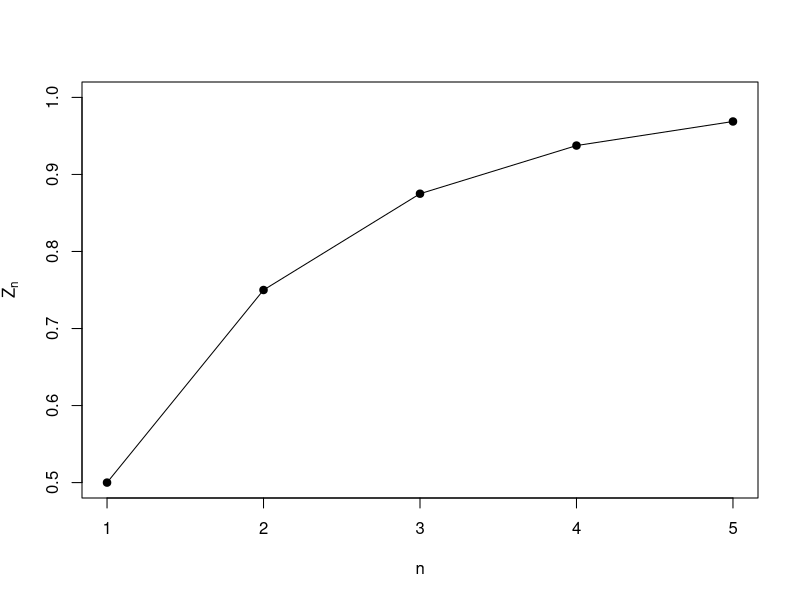
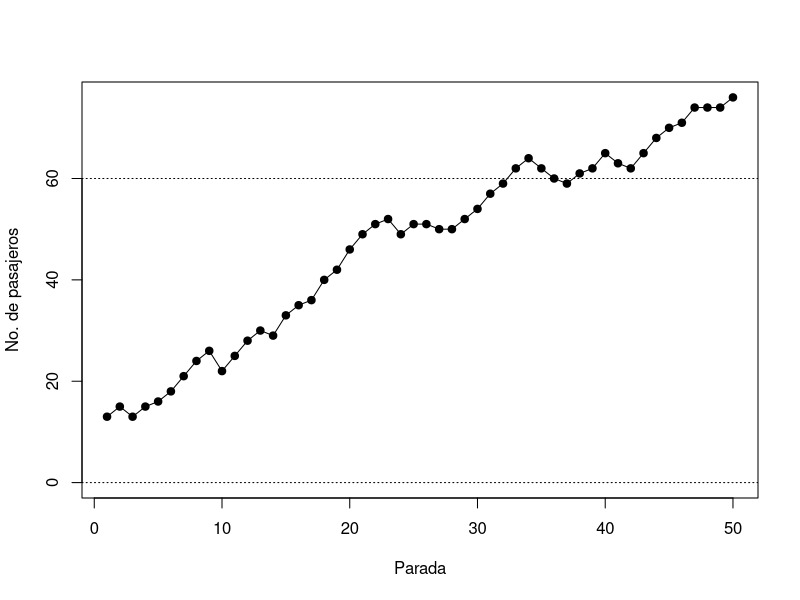
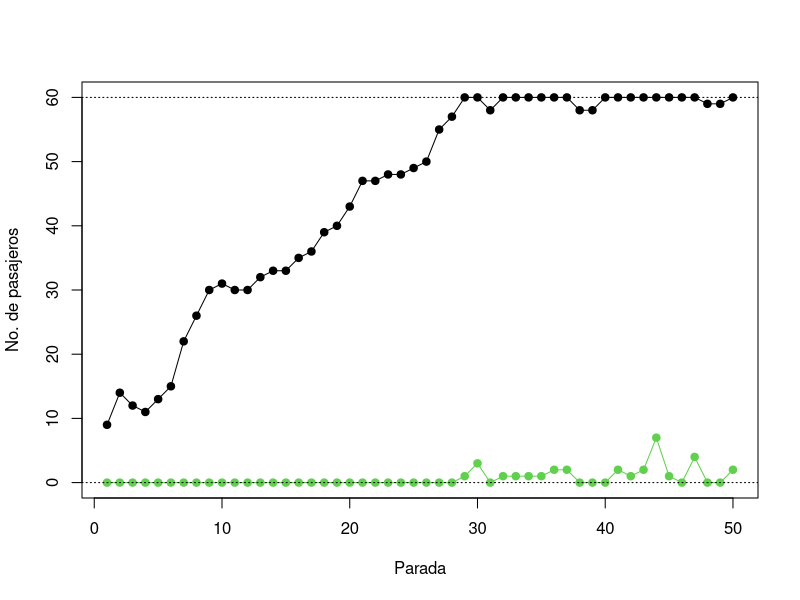
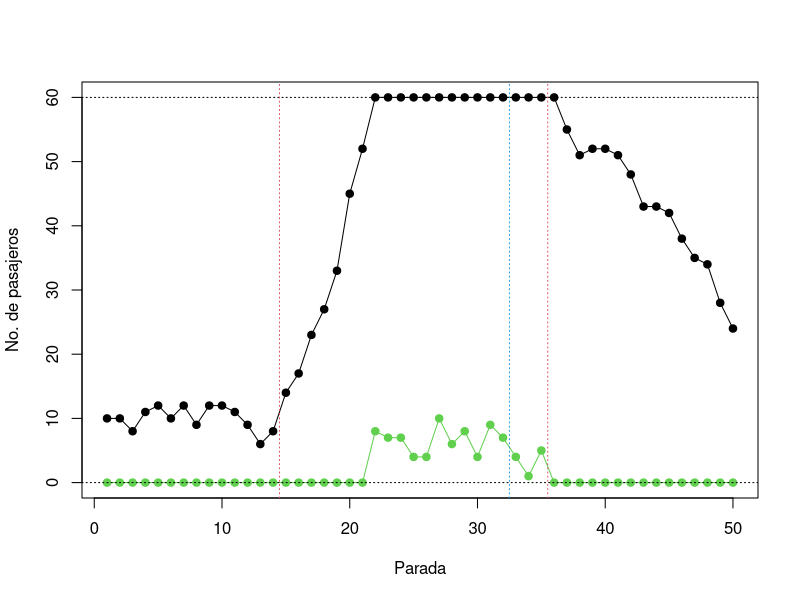
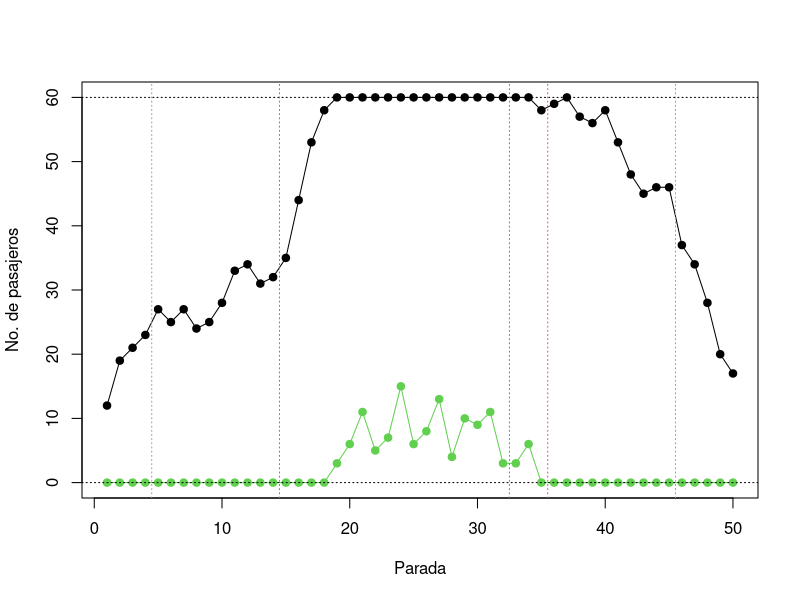

Write R code to recreate these figures, in order. (Note: this script raises an error after producing the figures.)
## ---- chunk 1
# Generación de la matriz datos:
datos <- matrix(rpois(rpois(1, 125) * 15, 43), ncol = 15)
## ---- chunk 2
datos <- datos[1:5, 1:5]
datos[sample(25, 1)] <- 46 # Alguno > 45 al menos
datos
## ---- chunk 3
f <- function(x, u) sum(x > u)
out <- apply(datos, 1, function(x, a) sum(x > a), a = 45)
## ---- chunk 4
out
## ---- chunk 5
n <- 1
Zn <- sum(1 / (2 ^ (1:n)))
epsilon <- 5e-2
while (abs(1 - Zn) >= epsilon) {
  n <- n + 1
  Zn <- sum(1 / (2 ^ (1:n)))
  cat("n =", n, "- Zn =", Zn, "\n")
}
## ---- chunk 6
n <- 1
Zn <- sum(1 / (2 ^ (1:n)))
epsilon <- 5e-2
Z <- numeric(1e3)
Z[n] <- Zn
while (abs(1 - Zn) >= epsilon) {
  n <- n + 1
  Zn <- sum(1 / (2 ^ (1:n)))
  cat("n =", n, "- Zn =", Zn, "\n")
  Z[n] <- Zn
}
n
1 - Zn 
Z <- Z[1:n]
plot(Z, xlab = "n", ylab = expression(Z[n]), type = "o", pch = 19, ylim = c(0.5, 1))
## ---- chunk 7
set.seed(0)
paradas <- 50
maximo  <- 60
pasajeros <- rpois(1, 10)
registro  <- numeric(paradas)
registro[1] <- pasajeros
for (i in 2:paradas) {
  # Bajan:
  pasajeros <- pasajeros - rpois(1, 2)
  
  # Suben:
  pasajeros <- pasajeros + rpois(1, 3)
  
  registro[i] <- pasajeros # Actualiza registro
}
plot(registro, type = "o", pch = 19, xlab='Parada', 
     ylab='No. de pasajeros', ylim = c(0, max(registro)))
abline(h = c(0, maximo), lty = 3)
## ---- chunk 8
set.seed(999)
paradas <- 50
maximo  <- 60
pasajeros <- rpois(1, 10)
registro  <- numeric(paradas)
nosuben   <- registro
registro[1] <- pasajeros
for (i in 2:paradas) {
  pasajeros <- pasajeros - rpois(1, 2)
  pasajeros <- pasajeros + rpois(1, 3)
  if (pasajeros > maximo) {
    nosuben[i] <- pasajeros - maximo
    pasajeros <- maximo
  }
  pasajeros <- ifelse(pasajeros < 0, 0, pasajeros)
  registro[i] <- pasajeros # Actualiza registro
}
plot(registro, type = "o", pch = 19, xlab='Parada', 
     ylab='No. de pasajeros', ylim = c(0, max(registro)))
points(nosuben, type = "o", pch = 19, col = 3)
abline(h = c(0, maximo), lty = 3)
## ---- chunk 9
set.seed(110)
paradas <- 50
maximo  <- 60
pasajeros <- rpois(1, 10)
registro  <- numeric(paradas)
nosuben   <- numeric(paradas)
registro[1] <- pasajeros
for (i in 2:paradas) {
  pasajeros <- pasajeros - ifelse(i < 33, rpois(1, 2), rpois(1, 5))
  pasajeros <- pasajeros + ifelse(15 > i || i > 35, rpois(1, 3), rpois(1, 8))
  if (pasajeros > maximo) {
    nosuben[i] <- pasajeros - maximo
    pasajeros <- maximo
  }
  if (pasajeros < 0) pasajeros <- 0
  registro[i] <- pasajeros
}
plot(registro, type = "o", pch = 19, xlab='Parada', ylab='No. de pasajeros', ylim = c(0, max(registro)))
points(nosuben, type = "o", pch = 19, col = 3)
abline(h = c(0, maximo), lty = 3)
abline(v = c(14.5, 35.5, 32.5), lty = 3, col = c(2, 2, 4))
## ---- chunk 10
set.seed(666)
paradas <- 50
maximo  <- 60
pasajeros <- rpois(1, 10)
registro  <- numeric(paradas)
nosuben   <- numeric(paradas)
registro[1] <- pasajeros
for (i in 2:paradas) {

  # Bajan:
  if (i > 5) {
    if (i < 33) {
      pasajeros <- pasajeros - rpois(1, 2)
    } else {
      pasajeros <- pasajeros - rpois(1, 5)
    }
  }

  # Suben:
  if (i < 46) {
    if (15 <= i && i <= 35) {
      pasajeros <- pasajeros + rpois(1, 8)
    } else {
      pasajeros <- pasajeros + rpois(1, 3)
    }
  }

  # Límites:
  if (pasajeros > maximo) {
    nosuben[i] <- pasajeros - maximo
    pasajeros <- maximo
  }
  if (pasajeros < 0)
    pasajeros <- 0
  registro[i] <- pasajeros
  cat('Parada', i, 'hay', pasajeros, 'pasajeros\n')
}
plot(registro, type = "o", pch = 19, xlab='Parada', ylab='No. de pasajeros', ylim = c(0, max(registro)))
points(nosuben, type = "o", pch = 19, col = 3)
abline(h = c(0, maximo), lty = 3)
abline(v = c(14.5, 35.5, 32.5, 4.5, 45.5), lty = 3, col = c(2, 2, 4, 8, 8))
## ---- chunk 11
set.seed(11)
x <- bus(30, 60)
